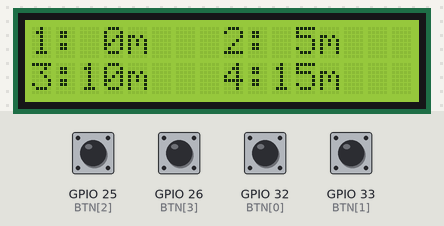
Simulated run of this sketch. Board: ESP32. On the bench: 16×2 character LCD. The inputs (shaded band) are chosen by the test bench; at power-on: GPIO 25 (BTN[2]), GPIO 26 (BTN[3]), GPIO 32 (BTN[0]), GPIO 33 (BTN[1]) HIGH. WiFi joins after 1.5 s; servers stay silent unless stated; uploads are accepted with an empty reply; what the sketch prints to the serial monitor is not drawn.

Above: at 6.96 s.
8.1 s: GPIO 25 (BTN[2]) pulled LOW for 0.15 s
At 9.7 s:
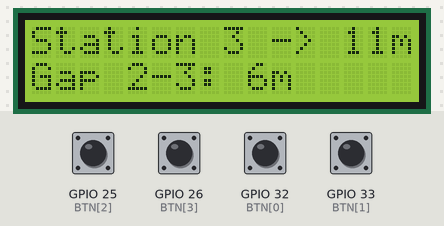
11.2 s: GPIO 32 (BTN[0]) pulled LOW for 0.15 s
At 12.0 s:
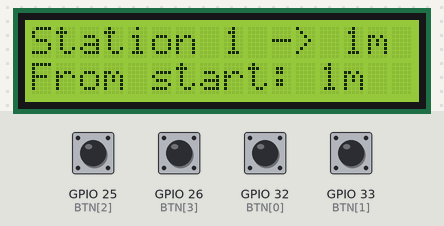
14.3 s: GPIO 26 (BTN[3]) pulled LOW for 0.15 s
At 15.6 s:
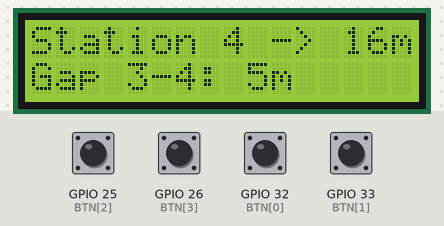
17.4 s: GPIO 33 (BTN[1]) pulled LOW for 0.15 s
At 18.0 s:
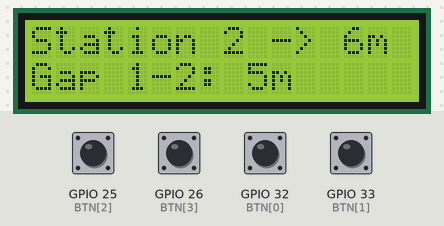
20.5 s: GPIO 25 (BTN[2]) pulled LOW for 1 s
At 22.8 s:
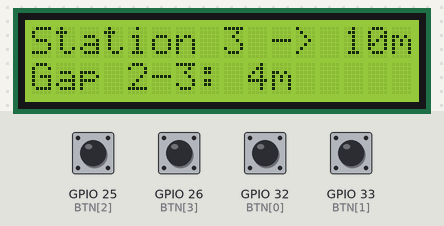
24.5 s: GPIO 26 (BTN[3]) pulled LOW for 1 s
At 27.0 s:
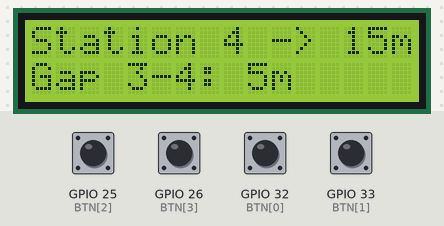
Timing chart, 0 to 28.5 s (numbered marks = the images above; inputs shaded):
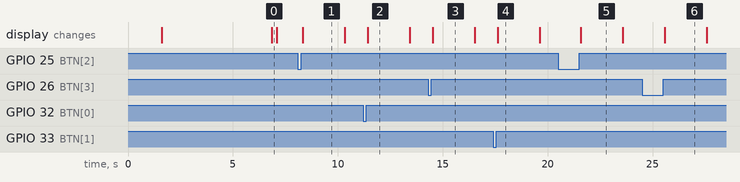

The sketch:

esp32_calibrator.ino
```cpp
/*
 * 스테이션 간격 설정기 (ESP32 + I2C LCD + 푸시버튼 4개)
 *
 * 하는 일
 *  - 버튼 1~4 = 스테이션 1~4
 *      짧게 누르기  → 그 스테이션을 기준점에서 1m 더 멀리 (+1m)
 *      길게 누르기(0.8초 이상) → 1m 가깝게 (-1m)
 *  - 바뀐 값을 바로 서버로 보내고, LCD에 표시
 *  - 가만히 두면 LCD가 "스테이션 위치" ↔ "폰 추정 위치"를 번갈아 보여줌
 *  - 이 보드는 BLE 스캔을 하지 않는 "리모컨" 역할 (스테이션 ESP32와 별개)
 *
 * 배선 (확장보드면 각 번호 줄의 S / G 에 꽂기)
 *  I2C LCD : VCC → V(5V)  GND → G   SDA → 21번 S   SCL → 22번 S
 *  버튼1   : 32번 S ↔ 32번 G
 *  버튼2   : 33번 S ↔ 33번 G
 *  버튼3   : 25번 S ↔ 25번 G
 *  버튼4   : 26번 S ↔ 26번 G
 *  (내부 풀업 사용 → 저항 필요 없음. 34~39번 핀은 풀업이 없어서 버튼용으로 쓰면 안 됨)
 *
 * 라이브러리: "LiquidCrystal I2C" (Frank de Brabander)
 */
#include <WiFi.h>
#include <WiFiUdp.h>
#include <HTTPClient.h>
#include <Wire.h>
#include <LiquidCrystal_I2C.h>

// ======== 바꿀 부분 ========
const char* WIFI_SSID  = "hotspot-name";
const char* WIFI_PASS  = "hotspot-pass";
// 서버 주소는 자동으로 찾아요. 안 될 때 쓸 노트북 주소 (ipconfig의 IPv4), 자동만 쓰려면 ""
const char* SERVER_IP  = "172.30.1.93";
// ===========================

const uint16_t DISCOVERY_PORT = 4210;
WiFiUDP udp;
String serverBase = "";
bool udpStarted = false;

const int BTN[4] = {32, 33, 25, 26};
const unsigned long LONG_PRESS_MS = 800;
const unsigned long DEBOUNCE_MS = 40;

LiquidCrystal_I2C lcd(0x27, 16, 2);

int pos[4] = {0, 5, 10, 15};      // 기준점에서 각 스테이션까지 거리(m) — 서버 값으로 덮어씀
float phoneEst = -1;              // 서버가 추정한 폰 위치(m), 없으면 -1
String nearest = "";
bool serverOk = false;

// 버튼 상태
bool lastRaw[4], stable[4];
unsigned long changedAt[4], pressedAt[4];

// 화면
unsigned long lastActionMs = 0, lastPollMs = 0, lastPageMs = 0;
int page = 0;
int lastChanged = -1;

void lcdLine(int row, String t) {
  if (t.length() > 16) t = t.substring(0, 16);
  while (t.length() < 16) t += ' ';
  lcd.setCursor(0, row); lcd.print(t);
}

String pad(int v, int w) { String s = String(v); while ((int)s.length() < w) s = " " + s; return s; }

// 간단한 JSON 숫자 꺼내기: "STATION_01":5 → 5
float jsonNum(const String& s, const String& key, float def) {
  int i = s.indexOf("\"" + key + "\":");
  if (i < 0) return def;
  i += key.length() + 3;
  if (s.startsWith("null", i)) return def;
  return s.substring(i).toFloat();
}

void applyResponse(const String& res) {
  for (int k = 0; k < 4; k++) pos[k] = (int)jsonNum(res, "STATION_0" + String(k + 1), pos[k]);
  phoneEst = jsonNum(res, "estimate", -1);
  int n = res.indexOf("\"nearest\":\"");
  nearest = n >= 0 ? res.substring(n + 11, res.indexOf('"', n + 11)) : "";
}

void checkDiscovery() {
  if (WiFi.status() != WL_CONNECTED) { udpStarted = false; return; }
  if (!udpStarted) { udp.stop(); udp.begin(DISCOVERY_PORT); udpStarted = true; }
  while (udp.parsePacket() > 0) {
    char buf[32];
    int len = udp.read(buf, sizeof(buf) - 1);
    if (len <= 0) continue;
    buf[len] = 0;
    if (strncmp(buf, "DGU-NAV ", 8) != 0) continue;
    String base = "http://" + udp.remoteIP().toString() + ":" + String(atoi(buf + 8));
    if (base != serverBase) { serverBase = base; Serial.println("서버 찾음: " + serverBase); }
  }
}

void fetchState() {
  if (WiFi.status() != WL_CONNECTED || serverBase == "") { serverOk = false; return; }
  HTTPClient http;
  http.begin(serverBase + "/corridor");
  http.setTimeout(1200);
  int code = http.GET();
  serverOk = code == 200;
  if (serverOk) applyResponse(http.getString());
  http.end();
}

void pushPositions() {
  if (WiFi.status() != WL_CONNECTED || serverBase == "") { serverOk = false; return; }
  HTTPClient http;
  http.begin(serverBase + "/corridor");
  http.setTimeout(1200);
  http.addHeader("Content-Type", "application/json");
  String body = "{\"positions\":{";
  for (int k = 0; k < 4; k++) body += "\"STATION_0" + String(k + 1) + "\":" + pos[k] + (k < 3 ? "," : "");
  body += "}}";
  int code = http.POST(body);
  serverOk = code == 200;
  if (serverOk) applyResponse(http.getString());
  Serial.printf("[설정] %s -> HTTP %d\n", body.c_str(), code);
  http.end();
}

void showPositions() {
  // 예) "1: 0m   2: 5m"
  //     "3:10m   4:15m"
  lcdLine(0, "1:" + pad(pos[0], 2) + "m   2:" + pad(pos[1], 2) + "m");
  lcdLine(1, "3:" + pad(pos[2], 2) + "m   4:" + pad(pos[3], 2) + "m");
}

void showPhone() {
  if (WiFi.status() != WL_CONNECTED) { lcdLine(0, "WiFi offline"); lcdLine(1, WIFI_SSID); return; }
  if (serverBase == "")     { lcdLine(0, "Finding server.."); lcdLine(1, "Run server.js"); return; }
  if (!serverOk)            { lcdLine(0, "Server offline"); lcdLine(1, serverBase.substring(7)); return; }
  if (phoneEst < 0)         { lcdLine(0, "Phone: no signal"); lcdLine(1, "Check beacon app"); return; }
  lcdLine(0, "Phone ~" + String(phoneEst, 1) + "m");
  lcdLine(1, nearest.length() ? "Near: S" + nearest.substring(9) : "Near: -");
}

void showChange(int k) {
  lcdLine(0, "Station " + String(k + 1) + " -> " + String(pos[k]) + "m");
  int gap = k > 0 ? pos[k] - pos[k - 1] : pos[k];
  lcdLine(1, k > 0 ? "Gap " + String(k) + "-" + String(k + 1) + ": " + String(gap) + "m"
                   : "From start: " + String(gap) + "m");
}

void onPress(int k, bool longPress) {
  pos[k] += longPress ? -1 : 1;
  if (pos[k] < 0) pos[k] = 0;
  if (pos[k] > 99) pos[k] = 99;
  lastChanged = k;
  lastActionMs = millis();
  showChange(k);          // 먼저 화면에 보여주고
  pushPositions();        // 서버로 전송
}

void setup() {
  Serial.begin(115200);
  Wire.begin(21, 22);
  lcd.init(); lcd.backlight();
  lcdLine(0, "Station spacing");
  lcdLine(1, "WiFi connecting");

  for (int k = 0; k < 4; k++) {
    pinMode(BTN[k], INPUT_PULLUP);
    lastRaw[k] = stable[k] = HIGH;
    changedAt[k] = pressedAt[k] = 0;
  }

  WiFi.mode(WIFI_STA);
  WiFi.begin(WIFI_SSID, WIFI_PASS);
  for (int i = 0; i < 40 && WiFi.status() != WL_CONNECTED; i++) delay(250);
  lcdLine(1, "Finding server..");
  for (int i = 0; i < 50 && serverBase == ""; i++) { checkDiscovery(); delay(100); }  // 최대 5초 기다림
  if (serverBase == "" && strlen(SERVER_IP) > 0) serverBase = String("http://") + SERVER_IP + ":3001";
  fetchState();           // 서버에 저장된 간격으로 시작
  showPositions();
}

void loop() {
  unsigned long now = millis();

  // 버튼 4개 읽기 (디바운스 + 짧게/길게 구분, 손을 뗄 때 판정)
  for (int k = 0; k < 4; k++) {
    bool raw = digitalRead(BTN[k]);
    if (raw != lastRaw[k]) { lastRaw[k] = raw; changedAt[k] = now; }
    if (now - changedAt[k] > DEBOUNCE_MS && raw != stable[k]) {
      stable[k] = raw;
      if (raw == LOW) pressedAt[k] = now;                       // 눌림
      else onPress(k, now - pressedAt[k] >= LONG_PRESS_MS);     // 뗌
    }
  }

  // 와이파이 끊기면 재연결
  if (WiFi.status() != WL_CONNECTED && now - lastPollMs > 5000) { WiFi.reconnect(); lastPollMs = now; }

  checkDiscovery();

  // 1초마다 서버에서 폰 추정 위치 받아오기
  if (now - lastPollMs > 1000) { lastPollMs = now; fetchState(); }

  // 버튼 조작 후 2초는 바뀐 값 유지, 그 뒤엔 2.5초마다 화면 번갈아 보기
  if (now - lastActionMs > 2000 && now - lastPageMs > 2500) {
    lastPageMs = now;
    page = 1 - page;
    if (page == 0) showPositions(); else showPhone();
  }
}
```

Measured:
- after the input at 8.1 s, the display: changes after 0.22 s (image 1)
- after the input at 11.2 s, the display: changes after 0.22 s (image 2)
- after the input at 14.3 s, the display: changes after 0.22 s (image 3)
- after the input at 17.4 s, the display: changes after 0.22 s (image 4)
- after the input at 20.5 s, the display: changes after 1.1 s (image 5)
- after the input at 24.5 s, the display: changes after 1.1 s (image 6)
- what the display in image 1 shows lasts 2.0 s, from 8.3 s to 10.3 s
